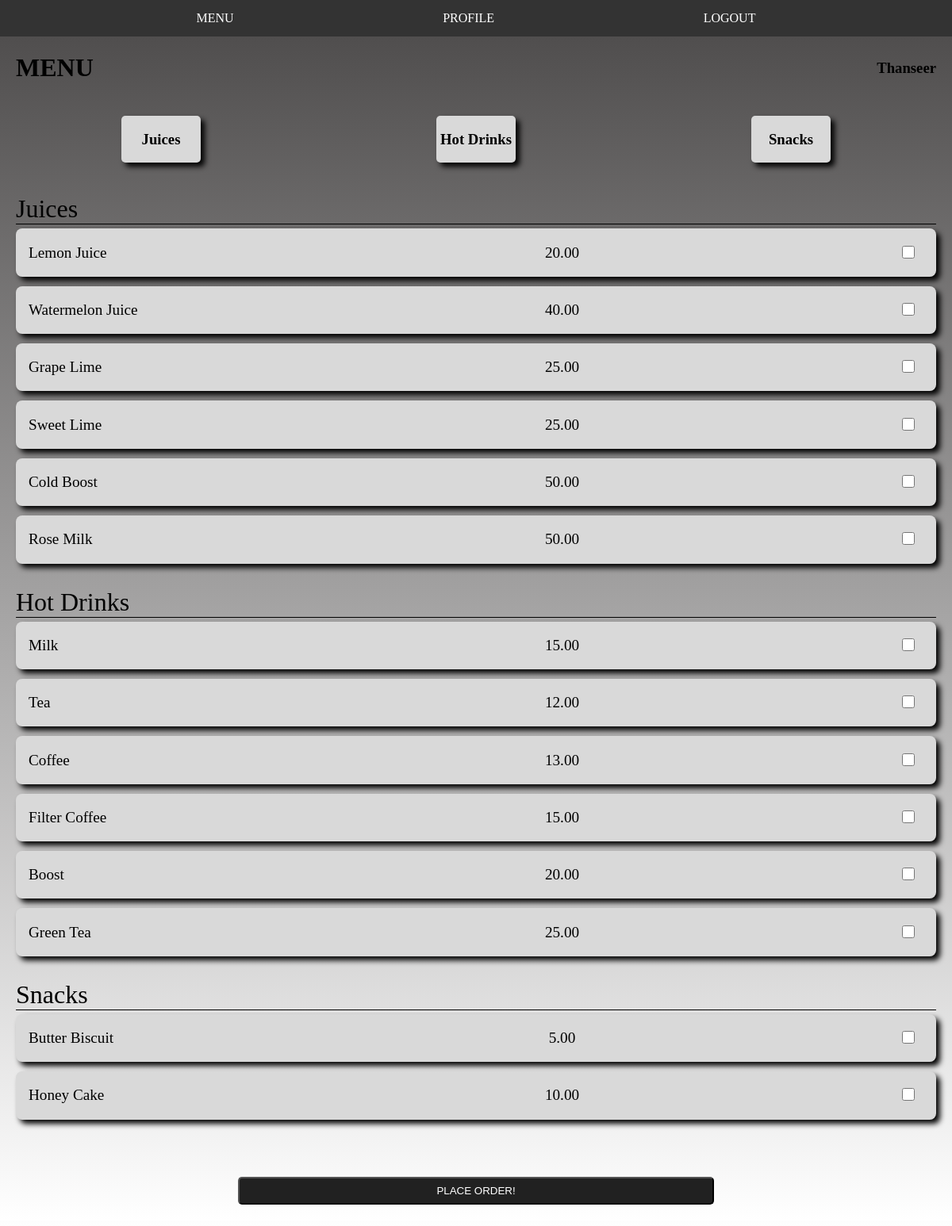
The app's page /order (signed in) with its own data.
### rishabs/models.py (models this page shows, shortened)
class User(AbstractUser):
    phone_number = models.CharField(max_length=12, unique=True)
    is_phone_verified = models.BooleanField(default=False)
    otp = models.CharField(max_length=6)
    USERNAME_FIELD = 'phone_number'
    REQUIRED_FIELDS = []
    objects = UserManager()

class MenuItem(models.Model):
    name = models.CharField(max_length=100)
    description = models.TextField()
    image = models.ImageField(upload_to='menu_images/')
    price = models.DecimalField(max_digits=5, decimal_places=2)
    category = models.ManyToManyField('Category', related_name='item')

### rishabs/views.py (the view)
# urls.py: path('order',views.order,name="order"),
def order(request):
    if request.method == "POST":
        order_items = {
            'items': []
        }
        items = request.POST.getlist('items[]')
        for item in items:
            menu_item = get_object_or_None(MenuItem, id=int(item))
            item_data = {
                'id': menu_item.pk,
                'name': menu_item.name,
                'price': menu_item.price
            }
            order_items['items'].append(item_data)
            price = 0
            item_ids = []
        for item in order_items['items']:
            price += item['price']
            item_ids.append(item['id'])
        order = OrderModel.objects.create(price=price)
        order.items.add(*item_ids)
        context = {
            'items': order_items['items'],
            'price': price,
            'username' : request.user.username
        }
        template = render_to_string('rishabs/email_template.html',context)
        email = EmailMessage(
            'Thanks for purchasing at Rishabs!',
            template,
            settings.EMAIL_HOST_USER,
            [request.user.email],
        )
        email.fail_silently=False
        email.send()
        return render(request, 'rishabs/order_confirmation.html', context)
    else:
        juice = MenuItem.objects.filter(category__name__contains='juice')
        hot_drinks = MenuItem.objects.filter(category__name__contains='hot_drinks')
        snacks = MenuItem.objects.filter(category__name__contains='snacks')
        context = {
            'juice': juice,
            'hot_drinks': hot_drinks,
            'snacks': snacks,
        }
        return render(request, 'rishabs/order.html', context)

### rishabs/templates/rishabs/order.html (shortened to what this page needs)
{% extends 'rishabs/layout2.html' %}
{% block content %}
<div>
        <form action="{% url 'order' %}" method="POST">
            <div class="main-body">
                <div class="header">
                    <div class="menu">
                        <h1>MENU</h1>
                    </div>
                    <div class="name">
                        <h3>{{ user.username }}</h1>
                    </div>
                </div>
                <div class="options">
                    <div class="option">
                        <a class="option_a" href="#juices"><h3>Juices</h3></a>
                    </div>
                    <div class="option">
                        <a class="option_a" href="#hot"><h3>Hot Drinks</h3></a>
                    </div>
                    <div class="option">
                        <a class="option_a" href="#snack"><h3>Snacks</h3></a>
                    </div>
                </div>
                <div class="head">
                    <div class="head-name" id="juices">Juices</div>
                    {% for jui in juice %}
                    <div class="items">
                        <div class="i-name">
                            <p >{{jui.name}}</p>
                        </div>
                        <div class="i-price">
                            <p >{{jui.price}}</p>
                        </div>
                        <div class="i-check">
                            <input  type="checkbox" name="items[]" value="{{ jui.pk }}">
                        </div>
                    </div>
                    {% endfor %}
                    <div class="head-name" id="hot">Hot Drinks</div>
                    {% for hot in hot_drinks %}
                    <div class="items">
                        <div class="i-name">
                            <p >{{hot.name}}</p>
                        </div>
                        <div class="i-price">
                            <p >{{hot.price}}</p>
                        </div>
                        <div class="i-check">
                            <input  type="checkbox" name="items[]" value="{{ hot.pk }}">
                        </div>
                    </div>
                    {% endfor %}
                    <div class="head-name" id="snack">Snacks</div>
                    {% for snack in snacks %}
                    <div class="items">
                        <div class="i-name">
                            <p >{{snack.name}}</p>
                        </div>
                        <div class="i-price">
                            <p >{{snack.price}}</p>
                        </div>
                        <div class="i-check">
                            <input  type="checkbox" name="items[]" value="{{ snack.pk }}">
                        </div>
                    </div>
                    {% endfor %}
                </div>
            <div>
                <button class="button2" type="submit">PLACE ORDER!</button>
            </div>
        </form>
    </div>
{% endblock %}

### rishabs/static/css/new.css (style rules this page uses)
body { margin: 0px; }
.main-body { margin: 0px; padding: 0px; display: flex; flex-direction: column; justify-content: center; background-image: linear-gradient(rgb(80, 78, 78),white); padding-bottom: 20px; text-align: center; }
.header { padding-left: 0px; padding-right: 0px; display: flex; align-items: center; }
.menu { padding-left: 20px; text-align: left; }
.name { flex:1; text-align: right; padding-right: 20px; }
.options { display: flex; flex: 1fr 1fr 1fr 1fr; gap:5px; margin-top: 20px; margin-bottom: 10px; justify-content: space-around; padding-left:7px; padding-right: 7px; }
.option { background-color: #d9d9d9; width:100px; border-radius: 5px; box-shadow: 5px 5px 7px black; }
.head-name { text-align: left; margin-top: 30px; margin-left: 20px; margin-right: 20px; font-size: 2em; border-bottom: 1px solid; }
.items { text-align: left; margin-top: 5px; margin-left: 20px; margin-right: 20px; display: flex; font-size: 1.2rem; justify-content: space-between; background-color: #d9d9d9; box-shadow: 5px 5px 7px black; margin-bottom: 12px; border-radius: 8px; }
.i-name { padding-left: 1rem; width: 18rem; }
.i-check { padding-right: 1rem; align-self: center; }
.i-check > input { width: 2rem; height: 1rem; }
.i-price { padding-right: 2rem; }
.head { padding-bottom: 60px; }
.button2 { width: 50%; padding: 0.5rem; border-radius: 5px; background-color: #212121; color: white; }
.option_a { text-decoration: none; background-color: black; color: black; }

### records on screen
User: username "Thanseer"
MenuItem: name "Lemon Juice", price "20.00"
MenuItem: name "Watermelon Juice", price "40.00"
MenuItem: name "Grape Lime", price "25.00"
MenuItem: name "Sweet Lime", price "25.00"
MenuItem: name "Cold Boost", price "50.00"
MenuItem: name "Rose Milk", price "50.00"
MenuItem: name "Milk", price "15.00"
MenuItem: name "Tea", price "12.00"
MenuItem: name "Coffee", price "13.00"
MenuItem: name "Filter Coffee", price "15.00"
MenuItem: name "Boost", price "20.00"
MenuItem: name "Green Tea", price "25.00"
MenuItem: name "Butter Biscuit", price "5.00"
MenuItem: name "Honey Cake", price "10.00"
